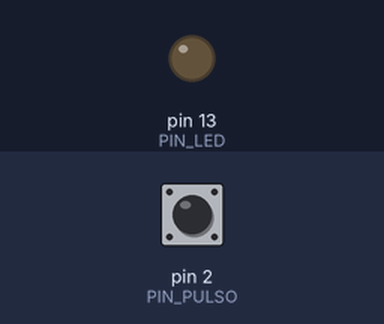
Bench run of a sketch on a simulated Arduino Uno, built with avr-gcc and run on an emulated ATmega328P. Parts: output pins drawn as LEDs (lit = HIGH). Inputs (shaded band) come from the test bench; at power-on: pin 2 (PIN_PULSO) LOW. What the sketch prints to the serial monitor is not drawn.

Above: at 1.2 s.
1.3 s: pin 2 (PIN_PULSO) pulled HIGH for 0.15 s
Timing chart, 0 to 4.3 s (numbered marks = the images above; inputs shaded):
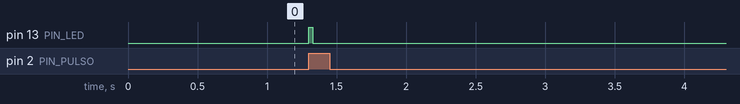

The sketch:

contador_particulas.ino
```cpp
// Contador de partículas para el detector DIY de CERN (con TL074CN)
// Placa: Arduino Uno. La salida del comparador (U1C, pin 8, después del divisor R12/R13) entra por D2.
// Cada partícula = un flanco de subida en D2.
// Por el monitor serial (9600 baudios) sale una línea por intervalo: tiempo_ms,cuentas_intervalo,cuentas_total,cpm

// ---------------- Constantes ----------------
const byte PIN_PULSO = 2;                 // D2 = interrupción INT0 del Uno
const byte PIN_LED   = 13;                // LED de la placa, parpadea con cada cuenta
const unsigned long INTERVALO_MS = 10000; // cada cuánto se reportan las cuentas (10 s)
const unsigned long TIEMPO_MUERTO_US = 300; // ignora rebotes del comparador después de cada pulso

// ---------------- Variables compartidas con la interrupción ----------------
volatile unsigned long cuentasIntervalo = 0;
volatile unsigned long ultimoPulsoUs = 0;
volatile bool hayPulsoNuevo = false;

unsigned long cuentasTotal = 0;
unsigned long inicioIntervalo = 0;
unsigned long apagarLedEn = 0;

// ---------------- Interrupción: se ejecuta en cada flanco de subida en D2 ----------------
void alDetectarPulso() {
  unsigned long ahora = micros();
  if (ahora - ultimoPulsoUs > TIEMPO_MUERTO_US) {  // un pulso solo cuenta una vez
    cuentasIntervalo++;
    hayPulsoNuevo = true;
  }
  ultimoPulsoUs = ahora;
}

void setup() {
  Serial.begin(9600);
  pinMode(PIN_PULSO, INPUT);   // sin pull-up: el divisor R12/R13 ya fija el nivel
  pinMode(PIN_LED, OUTPUT);
  attachInterrupt(digitalPinToInterrupt(PIN_PULSO), alDetectarPulso, RISING);
  Serial.println("tiempo_ms,cuentas_intervalo,cuentas_total,cpm");
  inicioIntervalo = millis();
}

void loop() {
  unsigned long ahora = millis();

  // LED: encender un momento con cada pulso
  if (hayPulsoNuevo) {
    hayPulsoNuevo = false;
    digitalWrite(PIN_LED, HIGH);
    apagarLedEn = ahora + 30;
  }
  if (digitalRead(PIN_LED) == HIGH && (long)(ahora - apagarLedEn) >= 0) {
    digitalWrite(PIN_LED, LOW);
  }

  // Reporte por serial cada INTERVALO_MS
  if (ahora - inicioIntervalo >= INTERVALO_MS) {
    noInterrupts();                       // copiar y reiniciar sin que entre otro pulso a la mitad
    unsigned long cuentas = cuentasIntervalo;
    cuentasIntervalo = 0;
    interrupts();

    cuentasTotal += cuentas;
    float cpm = cuentas * 60000.0 / (ahora - inicioIntervalo);

    Serial.print(ahora);           Serial.print(',');
    Serial.print(cuentas);         Serial.print(',');
    Serial.print(cuentasTotal);    Serial.print(',');
    Serial.println(cpm, 1);

    inicioIntervalo = ahora;
  }
}
```

Measured:
- after the input at 1.3 s, pin 13 (PIN_LED): LOW → HIGH at once, → LOW 0.03 s later
